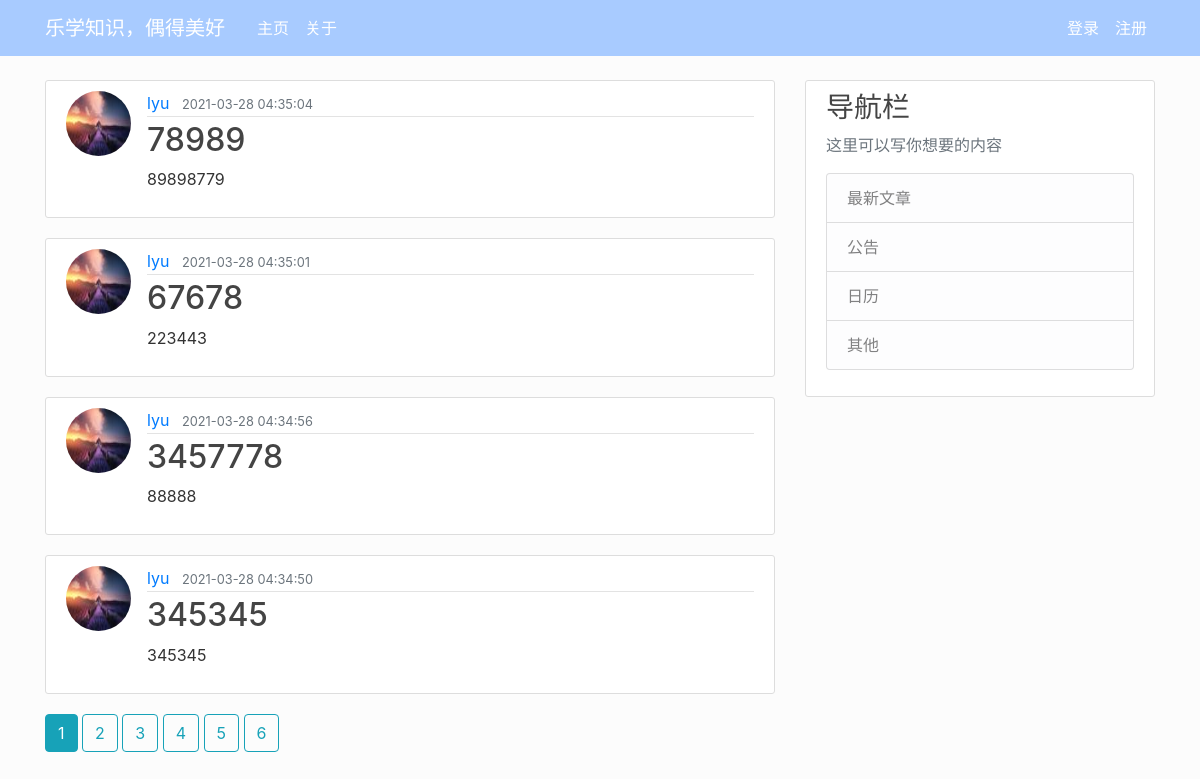
Before: / with the older database file.
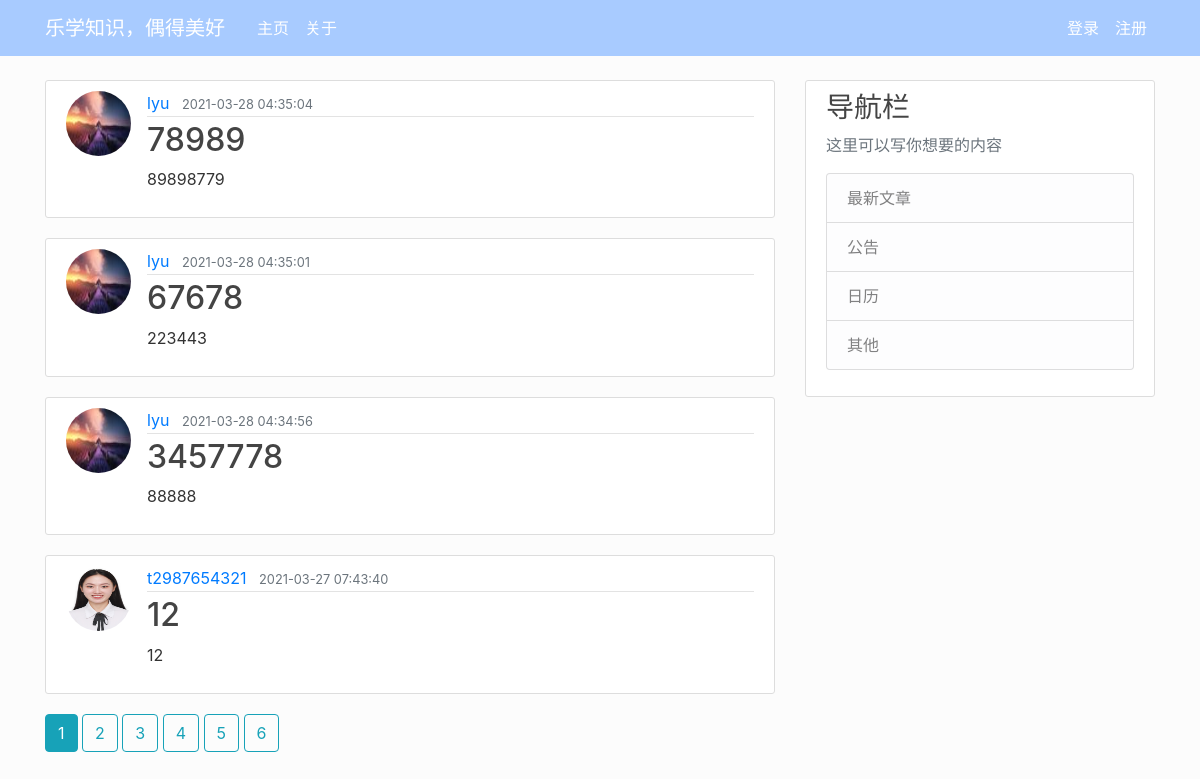
After: the same page with the newer database file.
### tim_web_server/models.py (models this page shows, shortened)
class Post(db.Model):
    id = db.Column(db.Integer, primary_key=True)
    title = db.Column(db.String(100), nullable=False)
    date_posted = db.Column(db.DateTime, nullable=False, default=datetime.utcnow)
    content = db.Column(db.Text, nullable=False)
    user_id = db.Column(db.Integer, db.ForeignKey('user.id'), nullable=False)

class User(db.Model, UserMixin):
    id = db.Column(db.Integer, primary_key=True)
    username = db.Column(db.String(20), unique=True, nullable=False)
    email = db.Column(db.String(120), unique=True, nullable=False)
    image_file = db.Column(db.String(20), nullable=False, default="default.jpg")
    password = db.Column(db.String(60), nullable=False)
    posts = db.relationship("Post", backref="author", lazy=True)

### tim_web_server/main/routes.py (the view)
@main.route('/')
def index():
    page = request.args.get('page', 1, type=int)
    posts = Post.query.order_by(Post.date_posted.desc()).paginate(page=page, per_page=4)
    return render_template("main.html", posts=posts)

### tim_web_server/templates/main.html
{% extends "general_layout.html" %}
{% block content %}
    {% for post in posts.items %}
        <article class="media content-section">
            <img class="rounded-circle article-img" src="{{ url_for('static', filename='user_profile_pics/' + post.author.image_file) }}">
            <div class="media-body">
            <div class="article-metadata">
                <a class="mr-2" href="{{ url_for('users.user_posts', username=post.author.username) }}">{{ post.author.username }}</a>
                <small class="text-muted">{{ post.date_posted.strftime('%Y-%m-%d %H:%M:%S') }}</small>
            </div>
            <h2><a class="article-title" href="{{ url_for('posts.post', post_id=post.id) }}">{{ post.title }}</a></h2>
            <p class="article-content">{{ post.content }}</p>
            </div>
        </article>
    {% endfor %}
    {% for page_num in posts.iter_pages(left_edge=2, right_edge=2, left_current=2, right_current=5) %}
        {% if page_num %}
            {% if posts.page == page_num %}
                <a class="btn btn-info mb-10" href="{{ url_for('main.index', page=page_num) }}">{{ page_num }}</a>
            {% else %}
                <a class="btn btn-outline-info mb-10" href="{{ url_for('main.index', page=page_num) }}">{{ page_num }}</a>
            {% endif %}
        {% else %}
            ...
        {% endif %}
    {% endfor %}
{% endblock %}

### tim_web_server/templates/general_layout.html (shortened to what this page needs)
<!DOCTYPE html>
<html>
<head>
    <link rel="stylesheet" href="https://maxcdn.bootstrapcdn.com/bootstrap/4.0.0/css/bootstrap.min.css">
    <link rel="stylesheet" type="text/css" href="{{ url_for('static', filename='main.css') }}">
</head>
<body>
    <header class="site-header">
        <nav class="navbar navbar-expand-md navbar-dark bg-steel fixed-top">
          <div class="container">
            <a class="navbar-brand mr-4" href="/">乐学知识，偶得美好</a>
            <div class="collapse navbar-collapse" id="navbarToggle">
              <div class="navbar-nav mr-auto">
                <a class="nav-item nav-link" href="{{ url_for('main.index') }}">主页</a>
                <a class="nav-item nav-link" href="{{ url_for('main.about') }}">关于</a>
              </div>
              <div class="navbar-nav">
                {% if current_user.is_authenticated %}
                  <a class="nav-item nav-link" href="{{ url_for('users.account') }}">个人主页</a>
                  <a class="nav-item nav-link" href="{{ url_for('posts.new_post') }}">写文章</a>
                  <a class="nav-item nav-link" href="{{ url_for('users.logout') }}">登出</a>
                {% else %}
                  <a class="nav-item nav-link" href="{{ url_for('users.login') }}">登录</a>
                  <a class="nav-item nav-link" href="{{ url_for('users.register') }}">注册</a>
                {% endif %}
              </div>
            </div>
          </div>
        </nav>
    </header>
    <main role="main" class="container">
        <div class="row">
          <div class="col-md-8">
            {% block content %}{% endblock %}
          </div>
          <div class="col-md-4">
            <div class="content-section">
              <h3>导航栏</h3>
              <p class='text-muted'>这里可以写你想要的内容
                <ul class="list-group">
                  <li class="list-group-item list-group-item-light">最新文章</li>
                  <li class="list-group-item list-group-item-light">公告</li>
                  <li class="list-group-item list-group-item-light">日历</li>
                  <li class="list-group-item list-group-item-light">其他</li>
                </ul>
              </p>
            </div>
          </div>
        </div>
    </main>
</body>
</html>

### tim_web_server/static/main.css (style rules this page uses)
body { background: #fcfcfc; color: #333333; margin-top: 5rem; }
h1, h2, h3, h4, h5, h6 { color: #444444; }
.bg-steel { background-color: #a8cbff; }
.site-header .navbar-nav .nav-link { color: #ffffff; }
.content-section { background: #ffffff; padding: 10px 20px; border: 1px solid #dddddd; border-radius: 3px; margin-bottom: 20px; }
.article-title { color: #444444; }
.article-content { white-space: pre-line; }
.article-img { height: 65px; width: 65px; margin-right: 16px; }
.article-metadata { padding-bottom: 1px; margin-bottom: 4px; border-bottom: 1px solid #e3e3e3 }

Changed rows visible on the page:
removed Post: image_file (picture), author.username "lyu", date_posted "2021-03-28 04:34:50", title "345345", content "345345"
now on this page (row unchanged): Post: image_file (placeholder picture), author.username "t2987654321", date_posted "2021-03-27 07:43:40", title "12", content "12"
